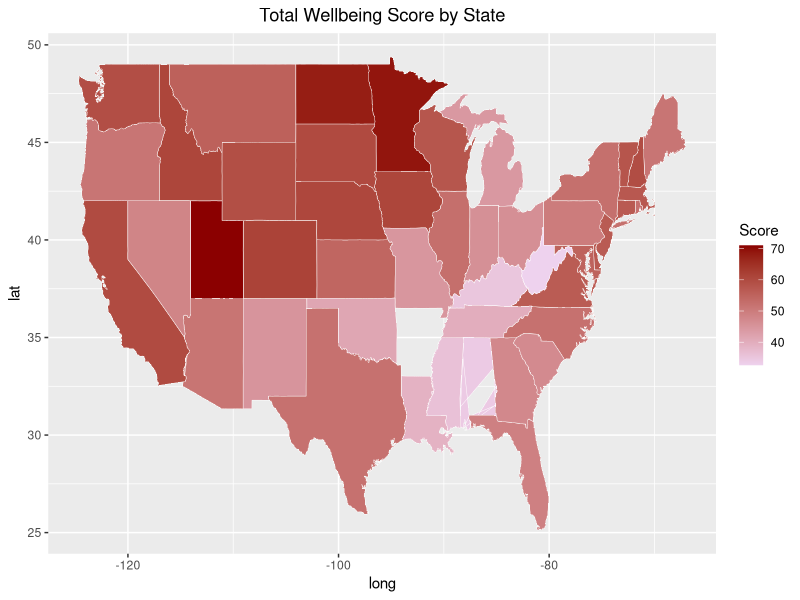

Source code (R):
library(maps)
library(ggplot2)
getwd()
data = read.csv("./wellbeing2.csv")
states <- map_data("state")
colnames(data)[2]<-"region"
Total <- merge(states, data, by="region")
Total
colnames(Total)[8]<- "Score"
p <- ggplot() + geom_polygon(data=Total, 
                             aes(x=long, y=lat, group = group, fill=Score),
                             color="#ffffff",
                             size=0.15) +
  scale_fill_continuous(low='thistle2', high='darkred', guide='colorbar') +
  theme(plot.title=element_text(hjust=.5))+
  ggtitle("Total Wellbeing Score by State") 

p
